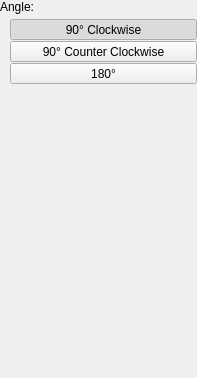
<?xml version="1.0" encoding="UTF-8"?>
<ui version="4.0">
 <class>FilterWidget</class>
 <widget class="QWidget" name="FilterWidget">
  <property name="geometry">
   <rect>
    <x>0</x>
    <y>0</y>
    <width>197</width>
    <height>378</height>
   </rect>
  </property>
  <property name="windowTitle">
   <string>Form</string>
  </property>
  <layout class="QVBoxLayout" name="verticalLayout" stretch="0,1">
   <property name="spacing">
    <number>0</number>
   </property>
   <property name="leftMargin">
    <number>0</number>
   </property>
   <property name="topMargin">
    <number>0</number>
   </property>
   <property name="rightMargin">
    <number>0</number>
   </property>
   <property name="bottomMargin">
    <number>0</number>
   </property>
   <item>
    <layout class="QVBoxLayout" name="verticalLayout_6">
     <property name="spacing">
      <number>5</number>
     </property>
     <item>
      <widget class="QLabel" name="label">
       <property name="text">
        <string>Angle:</string>
       </property>
      </widget>
     </item>
     <item>
      <layout class="QVBoxLayout" name="verticalLayout_2">
       <property name="spacing">
        <number>1</number>
       </property>
       <property name="leftMargin">
        <number>10</number>
       </property>
       <item>
        <widget class="QToolButton" name="mButtonAngle90Clockwise">
         <property name="sizePolicy">
          <sizepolicy hsizetype="Preferred" vsizetype="Preferred">
           <horstretch>0</horstretch>
           <verstretch>0</verstretch>
          </sizepolicy>
         </property>
         <property name="text">
          <string>90° Clockwise</string>
         </property>
         <property name="checkable">
          <bool>true</bool>
         </property>
         <property name="checked">
          <bool>true</bool>
         </property>
         <property name="autoExclusive">
          <bool>true</bool>
         </property>
         <property name="class" stdset="0">
          <string>cFlatOptionButton</string>
         </property>
         <attribute name="buttonGroup">
          <string notr="true">buttonGroup</string>
         </attribute>
        </widget>
       </item>
       <item>
        <widget class="QToolButton" name="mButtonAngle90CounterClockwise">
         <property name="sizePolicy">
          <sizepolicy hsizetype="Preferred" vsizetype="Preferred">
           <horstretch>0</horstretch>
           <verstretch>0</verstretch>
          </sizepolicy>
         </property>
         <property name="text">
          <string>90° Counter Clockwise</string>
         </property>
         <property name="checkable">
          <bool>true</bool>
         </property>
         <property name="autoExclusive">
          <bool>true</bool>
         </property>
         <property name="class" stdset="0">
          <string>cFlatOptionButton</string>
         </property>
         <attribute name="buttonGroup">
          <string notr="true">buttonGroup</string>
         </attribute>
        </widget>
       </item>
       <item>
        <widget class="QToolButton" name="mButtonAngle180">
         <property name="sizePolicy">
          <sizepolicy hsizetype="Preferred" vsizetype="Preferred">
           <horstretch>0</horstretch>
           <verstretch>0</verstretch>
          </sizepolicy>
         </property>
         <property name="text">
          <string>180°</string>
         </property>
         <property name="checkable">
          <bool>true</bool>
         </property>
         <property name="autoExclusive">
          <bool>true</bool>
         </property>
         <property name="class" stdset="0">
          <string>cFlatOptionButton</string>
         </property>
         <attribute name="buttonGroup">
          <string notr="true">buttonGroup</string>
         </attribute>
        </widget>
       </item>
      </layout>
     </item>
    </layout>
   </item>
   <item>
    <spacer name="verticalSpacer">
     <property name="orientation">
      <enum>Qt::Vertical</enum>
     </property>
     <property name="sizeHint" stdset="0">
      <size>
       <width>0</width>
       <height>0</height>
      </size>
     </property>
    </spacer>
   </item>
  </layout>
 </widget>
 <resources/>
 <connections/>
 <buttongroups>
  <buttongroup name="buttonGroup"/>
 </buttongroups>
</ui>
